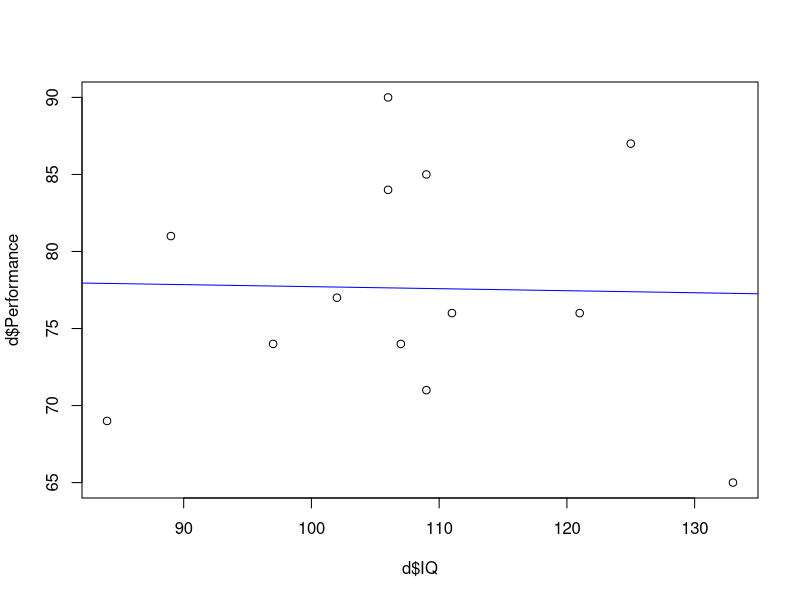

Here is the R script that generated this plot:
## ---- chunk 1
knitr::opts_chunk$set(echo = TRUE)
library(tidyverse)
## ---- chunk 2
d <- read_csv("Covariance_Data.csv") # calling my dataframe d to save typing!
## ---- chunk 3
summary(d)
## ---- chunk 4
# mean values
IQ_Av <- mean(d$IQ) # mean = 107.62
Perf_Av <- mean(d$Performance) # mean = 77.62

# Number of observations
N <- nrow(d) # 13 obs

# variance values
IQ_var <- var(d$IQ) # variance = 182.92
Perf_var <- var(d$Performance) # vairiance = 54.76


# standard deviation values
IQ_sd <- sd(d$IQ) # SD = 13.52
Perf_sd <- sd(d$Performance) # SD = 7.40

## ---- chunk 5
# new columns containing deviations of the observations from the variable mean

# 1. subtract the mean of the IQ variable from every observation of IQ
d$IQ_dev <- d$IQ-IQ_Av 

# 2. subtract the mean of the performance variable from every observation of performance
d$P_dev <- d$Performance-Perf_Av 

# new column that multiplies P_dev and IQ_dev
# 3. multiply those paired values together
d$P_IQ <- d$P_dev*d$IQ_dev 

# 4. add those product values all together
# note this goes into the Values section of the environment pane
P_IQ_sum <- sum(d$P_IQ) 
## ---- chunk 6
# compute the covariance
(PIQ_cov <- P_IQ_sum/(N-1))
## ---- chunk 7
(PIQ_r <- PIQ_cov/(Perf_sd*IQ_sd))
## ---- chunk 8
(PIQ_cov_base <- cov(d$Performance, d$IQ)) # as you can see it is the same as our longhand value PIQ_cov
## ---- chunk 9
(cor(d$Performance, d$IQ))
## ---- chunk 10
plot(d$IQ, d$Performance) # call the plot using base package function of plot()
abline(lm(d$Performance ~ d$IQ), col = "blue") # add the line using the `lm` function
